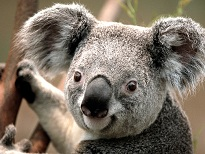
%> input picture CSE_LAB_4TH/401/exam_prep/exam_day/8.jpg, 205 x 154 px
$ octave color_spaces1.m   (GNU Octave 9; MATLAB toolbox functions it lacks are replaced by stand-ins)
%> lines starting %> are read from the running program, lines starting %| are printed output that depends on the picture
%conv 1D
clc;
clear all;
close all;
%input
Rimg=imread('8.jpg');
%> Rimg is the input picture: size 154x205x3 uint8; mean R, G, B 124.8, 114.2, 101.4

subplot(2,2,1);
cmyk=255-Rimg;
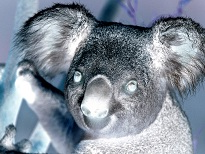
%> cmyk: size 154x205x3 uint8; mean R, G, B 130.2, 140.8, 153.6
imshow(cmyk)
subplot(2,2,2);
R=Rimg(:,:,1);
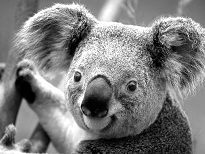
%> R: size 154x205 uint8; min 0, max 255, mean 124.8

G=Rimg(:,:,2);
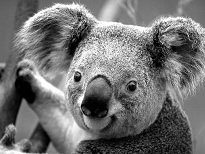
%> G: size 154x205 uint8; min 0, max 255, mean 114.2

B=Rimg(:,:,3);
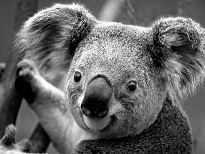
%> B: size 154x205 uint8; min 0, max 255, mean 101.4

C=255-R;M=255-G;Y=255-B;
%> after `C=255-R`:
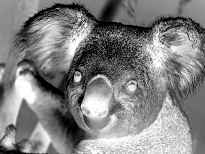
%> C: size 154x205 uint8; min 0, max 255, mean 130.2
%> after `M=255-G`:
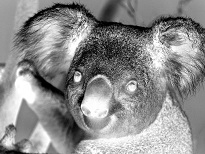
%> M: size 154x205 uint8; min 0, max 255, mean 140.8
%> after `Y=255-B`:
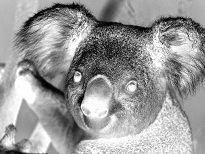
%> Y: size 154x205 uint8; min 0, max 255, mean 153.6
imshow(C);

subplot(2,2,3)
imshow(M);
subplot(2,2,4)
imshow(Y);

$ run again, with CSE_LAB_4TH/401/exam_prep/exam_day/1.jpg copied over CSE_LAB_4TH/401/exam_prep/exam_day/8.jpg
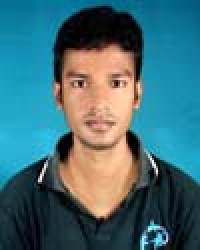
%> input picture CSE_LAB_4TH/401/exam_prep/exam_day/1.jpg, 100 x 125 px (shown 2 times larger)
%> Rimg is the input picture: size 125x100x3 uint8; mean R, G, B 66.1, 108.2, 116.2
%> `M=255-G`:
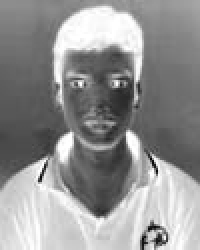
%> M: size 125x100 uint8 (shown 2 times larger); min 0, max 255, mean 146.8
%> `Y=255-B`:
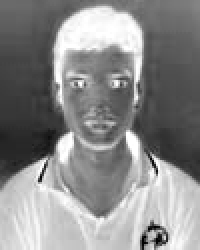
%> Y: size 125x100 uint8 (shown 2 times larger); min 0, max 255, mean 138.8
